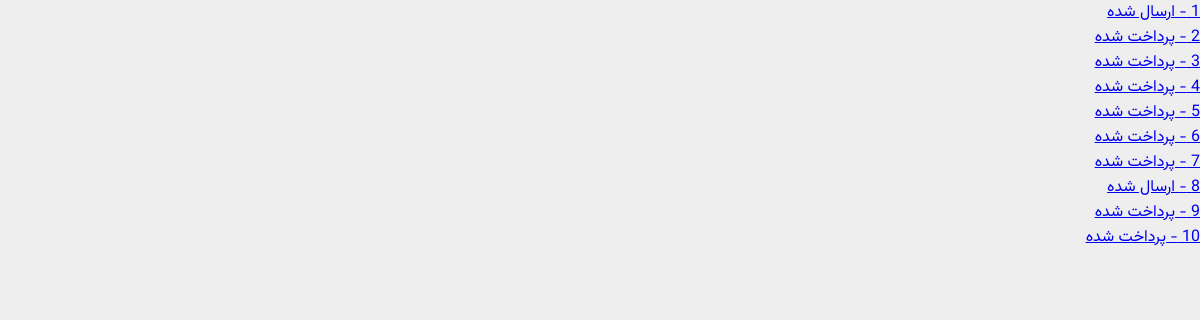
The app's page /user/dashboard (signed in) with its own data.
### models/cart.py (models this page shows, shortened)
class Cart(db.Model):
    __tablename__ = "carts"
    id = Column(Integer, primary_key=True)
    status = Column(String, default="pending")
    user_id = Column(Integer, ForeignKey('users.id'), nullable=False)
    user = db.relationship('User', backref=backref('carts', lazy="dynamic"))
    def get_status_persian(self):
        if self.status == 'pending':
            return "در انتظار پرداخت(سبد خرید)"
        if self.status == 'paid':
            return "پرداخت شده"
        if self.status == 'sent':
            return "ارسال شده"
        if self.status == 'rejected':
            return "رد شده"

### blueprint/user.py (the view)
@app.route('/user/dashboard', methods=['GET'])
@login_required
def dashboard():
    return render_template('user/dashboard.html')

### app.py (called while the page is built)
@login_manager.user_loader
def load_user(user_id):
    return User.query.filter(user_id == User.id).first()

### templates/user/dashboard.html (shortened to what this page needs)
{% extends "base.html" %}
{% block body %}
{% for cart in current_user.carts|selectattr('status','!=','pending') %}
<a href="{{ url_for('user.order',id=cart.id)}}">{{ cart.id }} - {{ cart.get_status_persian() }}</a><br>
{% endfor %}
{% endblock %}

### templates/base.html (shortened to what this page needs)
<!DOCTYPE html>
<html lang="fa" dir="rtl">
<head>
    <link rel="stylesheet" href="{{ url_for('static',filename='css/index.css') }}">
</head>
<body>
{% block body %}{% endblock %}
</body>
</html>

### static/css/index.css (style rules this page uses)
body { padding: 0px; margin: 0px; font-size: 16px; background: #eeeeee; color: var(--fontcolor--); font-family: Vazirmatn; }
:root { --fontcolor-- : #595858; }
* { transition: all 200ms; margin: 0; padding: 0; }

### records on screen
Cart: id "1", get_status_persian "ارسال شده"
Cart: id "2", get_status_persian "پرداخت شده"
Cart: id "3", get_status_persian "پرداخت شده"
Cart: id "4", get_status_persian "پرداخت شده"
Cart: id "5", get_status_persian "پرداخت شده"
Cart: id "6", get_status_persian "پرداخت شده"
Cart: id "7", get_status_persian "پرداخت شده"
Cart: id "8", get_status_persian "ارسال شده"
Cart: id "9", get_status_persian "پرداخت شده"
Cart: id "10", get_status_persian "پرداخت شده"
